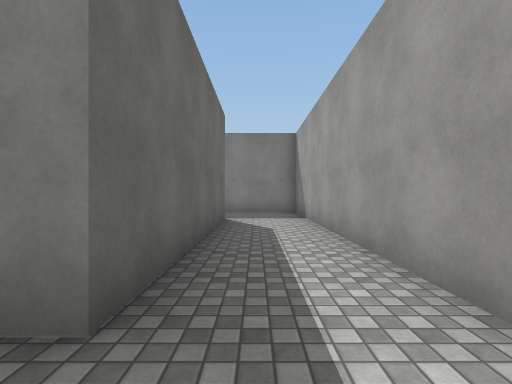
view 1 (above)

24 first-person views from a walk through a Unity game level. The camera is 1.3 m above the floor, looks level and sees 85° across. The floor is counted in squares, 2 m on a side. Each view is taken from the middle of a square. On the plan, view 1 faces up. The plan holds only what a view shows up to about 9 squares ahead; the rest is blank. The place goes on beyond the plan. The player is left out. Some surface patterns are stand-ins.

view 2
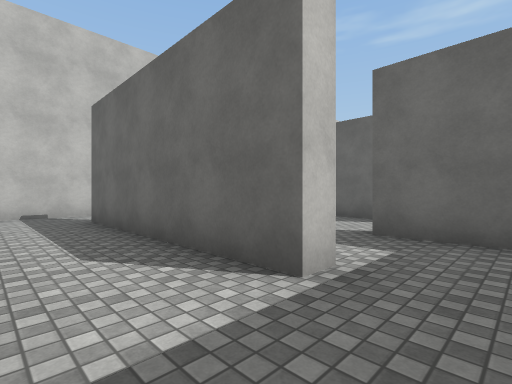

view 3
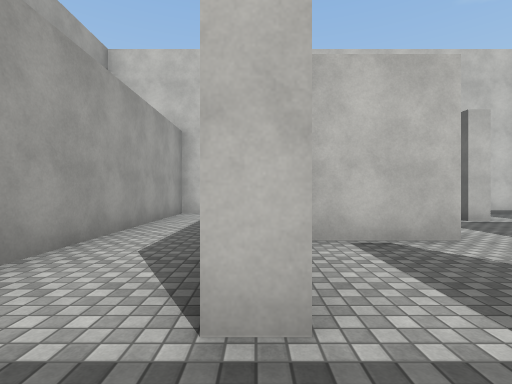

view 4
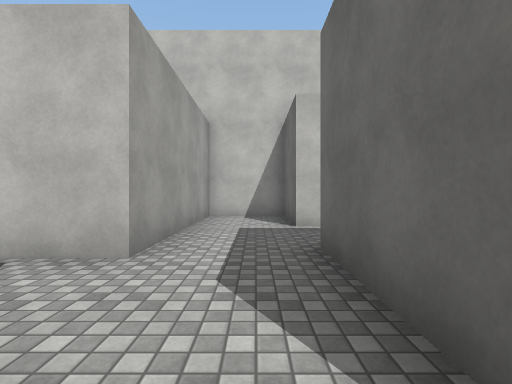

view 5
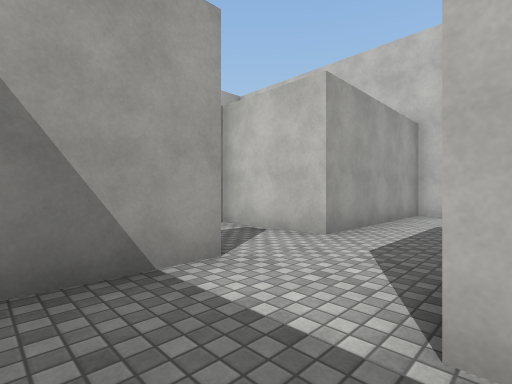

view 6
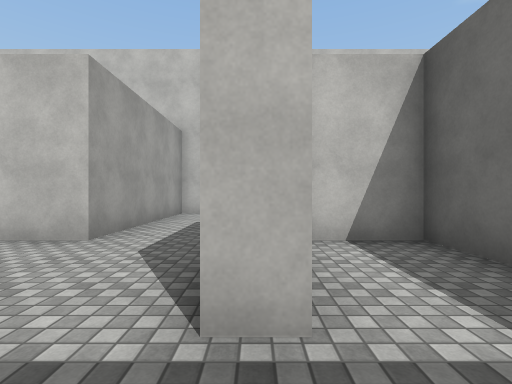

view 7
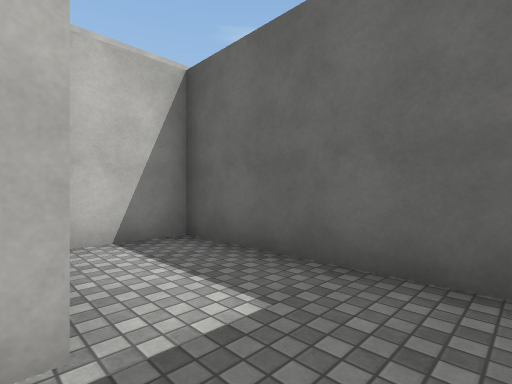

view 8
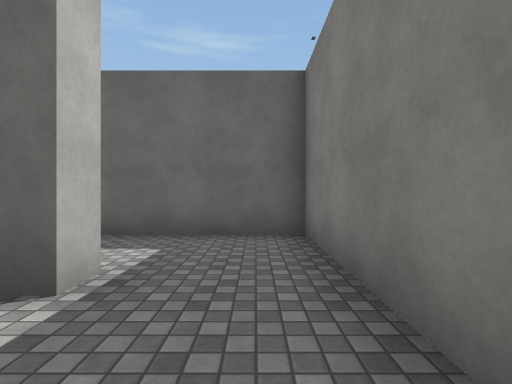

view 9
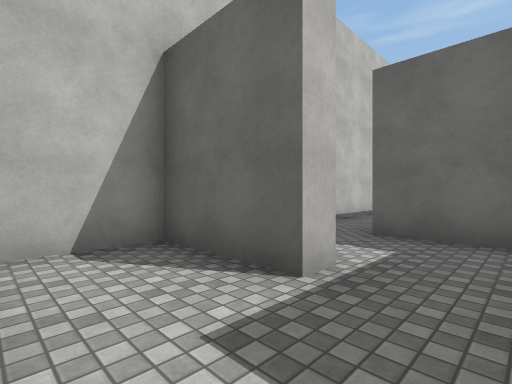

view 10
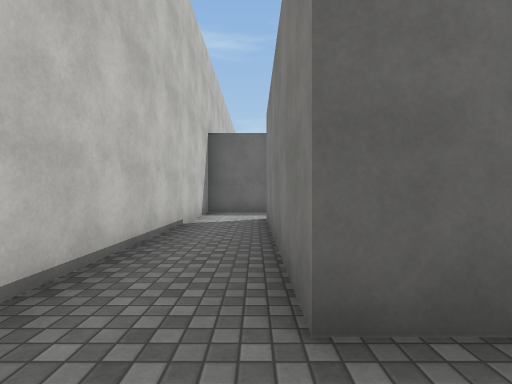

view 11
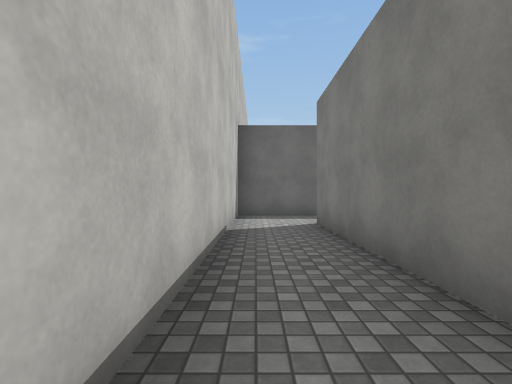

view 12
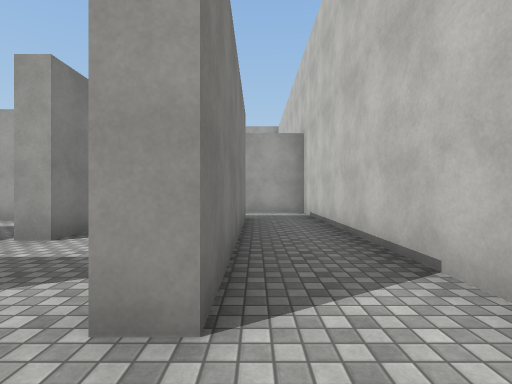

view 13
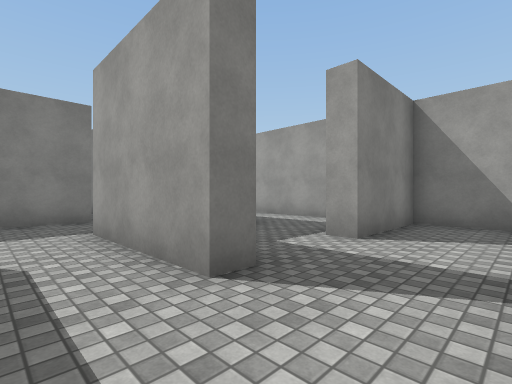

view 14
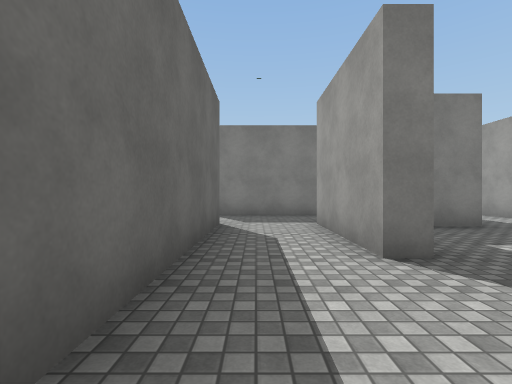

view 15
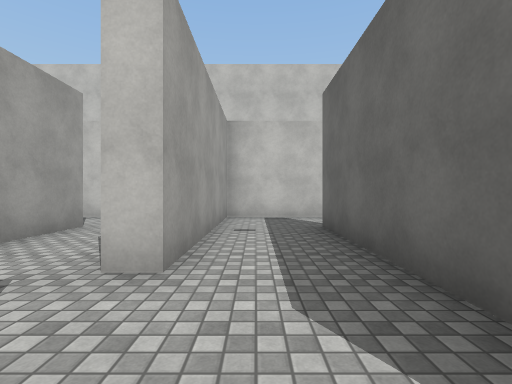

view 16
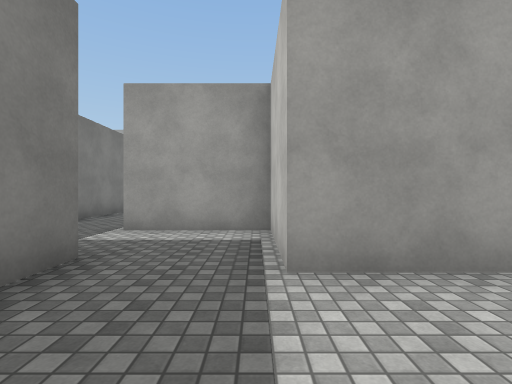

view 17
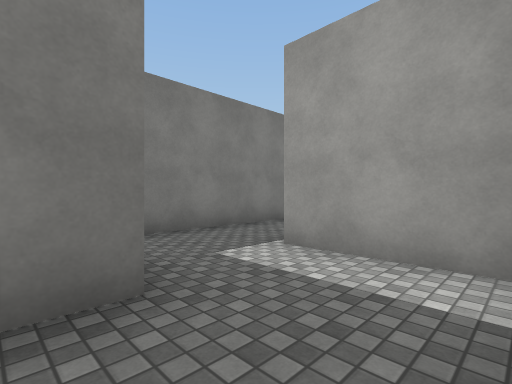

view 18
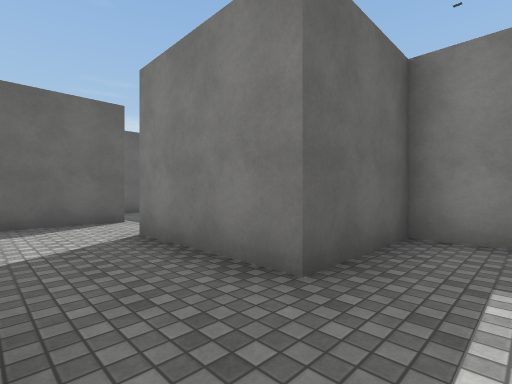

view 19
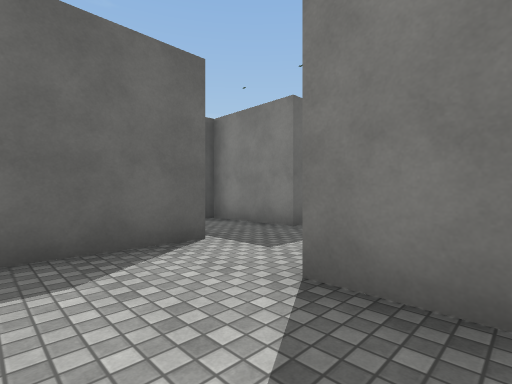

view 20
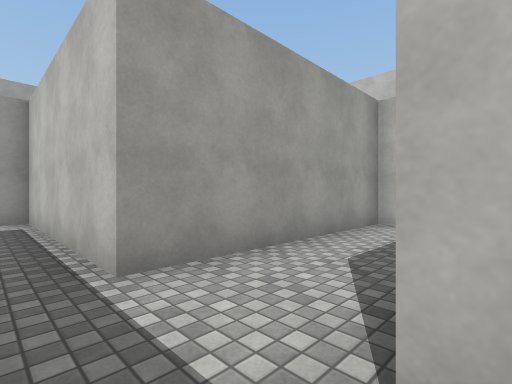

view 21
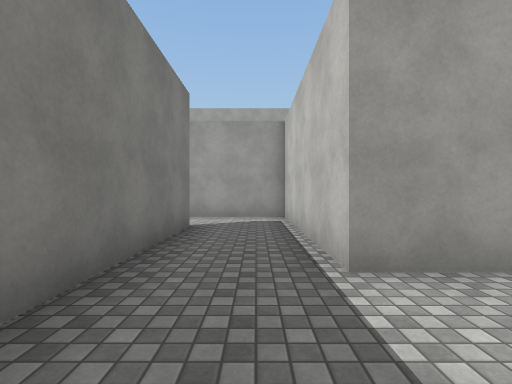

view 22
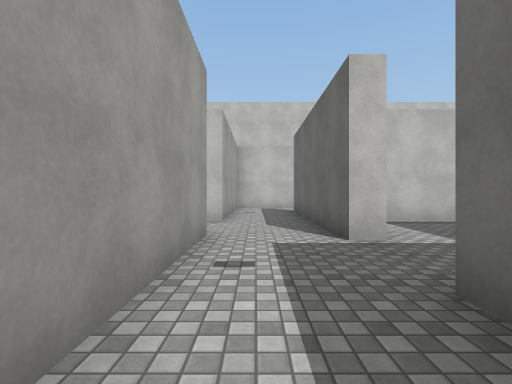

view 23
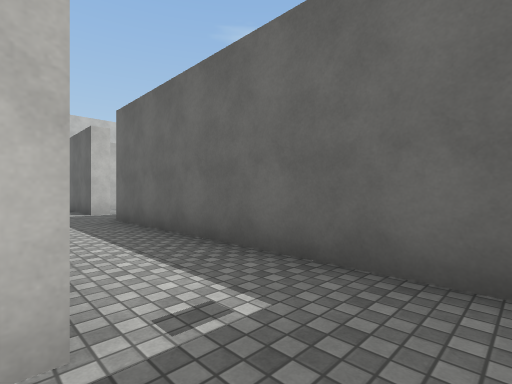

view 24
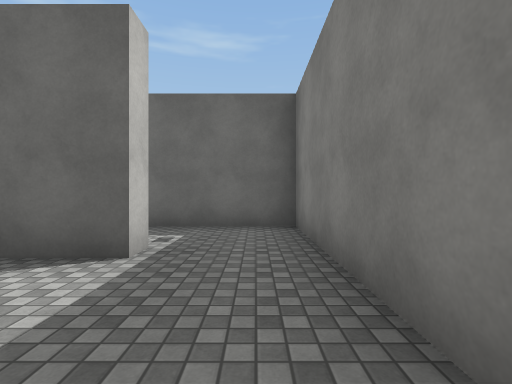

### Floor plan
Ten units are one square. View 1 is at (0, 0); x grows to the right and y downward. Boxes are objects, and circles mark ways between rooms. Rooms are numbered by the first view taken in them; rooms with no view inside come last. Other rooms are left out.
<svg viewBox="-212 -193 230 203">
<path fill="none" stroke="#000" d="M-12 -68 -8 -68 -8 -13M-12 5 13 5 13 -88 -10 -88M-58 -68 -58 -38M-38 -62 -38 -80M-62 -68 -58 -68M-48 -88 -83 -88 -83 -43 -68 -43M-62 -18 -58 -18 -58 5 -38 5 -38 -43M-83 -13 -137 -13M-157 -14 -157 5 -62 5 -62 -14M-132 -37 -137 -37 -137 -68 -124 -68M-157 -68 -157 -14M-137 -13 -137 -18M-132 -88 -163 -88M-188 -18 -163 -18 -163 -68 -157 -68M-183 -92 -183 -38M-124 -68 -112 -68 -112 -92M-58 -112 -115 -112M-88 -41 -88 -92 -38 -92 -38 -118M-162 -168 -157 -168M-156 -188 -183 -188 -183 -112M-163 -88 -163 -122M-138 -188 -156 -188M-130 -18 -125 -18M-88 -22 -88 -37 -112 -37 -112 -42M-33 -79 -33 -62M-38 -43 -12 -43M-83 -29 -83 -13M-108 -62 -118 -62M-189 -92 -183 -92M-183 -112 -207 -112 -207 -101M-115 -112 -132 -112 -132 -88"/>
<circle cx="-10" cy="-75" r="3" fill="#2a7"/>
<circle cx="-60" cy="-75" r="3" fill="#2a7"/>
<circle cx="-45" cy="-40" r="3" fill="#2a7"/>
<circle cx="-30" cy="-55" r="3" fill="#2a7"/>
<circle cx="-60" cy="-25" r="3" fill="#2a7"/>
<circle cx="-145" cy="-10" r="3" fill="#2a7"/>
<circle cx="-70" cy="-10" r="3" fill="#2a7"/>
<circle cx="-160" cy="-75" r="3" fill="#2a7"/>
<circle cx="-130" cy="-75" r="3" fill="#2a7"/>
<circle cx="-130" cy="-25" r="3" fill="#2a7"/>
<circle cx="-170" cy="-90" r="3" fill="#2a7"/>
<circle cx="-120" cy="-90" r="3" fill="#2a7"/>
<circle cx="-110" cy="-50" r="3" fill="#2a7"/>
<circle cx="-110" cy="-100" r="3" fill="#2a7"/>
<circle cx="-160" cy="-175" r="3" fill="#2a7"/>
<circle cx="-180" cy="-100" r="3" fill="#2a7"/>
<circle cx="-120" cy="-40" r="3" fill="#2a7"/>
<text x="0" y="-40">1</text>
<text x="-50" y="-70">2</text>
<text x="-70" y="-70">3</text>
<text x="-50" y="-20">4</text>
<text x="-110" y="0">5</text>
<text x="-140" y="-50">6</text>
<text x="-170" y="-50">7</text>
<text x="-120" y="-80">8</text>
<text x="-90" y="-90">9</text>
<text x="-170" y="-140">10</text>
<text x="-140" y="-180">11</text>
<text x="-110" y="-30">12</text>
<text x="-20" y="-60">13</text>
<text x="-70" y="-30">14</text>
<text x="-120" y="-50">15</text>
<text x="-200" y="-100">16</text>
<text x="-120" y="-100">17</text>
</svg>
Room 1 opens to room 13. Room 2 opens to room 3. Room 2 opens to room 4. Room 2 opens to room 13. Room 4 opens to room 14. Room 5 opens to room 6. Room 5 opens to room 14. Room 6 opens to room 7. Room 6 opens to room 8. Room 6 opens to room 12. Room 7 opens to room 10. Room 8 opens to room 17. Room 9 opens to room 15. Room 9 opens to room 17. Room 10 opens to room 11. Room 10 opens to room 16. Room 12 opens to room 15.

Where each view was taken, in squares from view 1:
view 1: 0 up, 0 right, facing up
view 2: 8 up, 1 right, facing down-left
view 3: 8 up, 1 left, facing down
view 4: 7 up, 5 left, facing down
view 5: 8 up, 6 left, facing down-right
view 6: 8 up, 6 left, facing down
view 7: 8 up, 6 left, facing down-left
view 8: 8 up, 4 left, facing left
view 9: 3 up, 4 left, facing down-left
view 10: 1 up, 7 left, facing left
view 11: 0 up, 8 left, facing left
view 12: 1 up, 15 left, facing right
view 13: 2 up, 15 left, facing up-right
view 14: 1 up, 15 left, facing up
view 15: 9 up, 17 left, facing down
view 16: 7 up, 16 left, facing right
view 17: 7 up, 14 left, facing up-right
view 18: 7 up, 12 left, facing up-left
view 19: 7 up, 15 left, facing up-left
view 20: 10 up, 11 left, facing down-right
view 21: 10 up, 11 left, facing right
view 22: 13 up, 17 left, facing down
view 23: 18 up, 16 left, facing down-left
view 24: 18 up, 13 left, facing left
